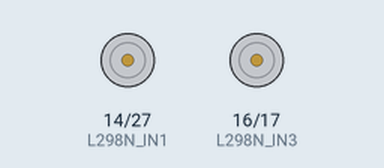
Recording of a sketch running on a simulated ESP32. Parts: motor-driver pin pairs drawn as motors (green arrow = first pin HIGH = forward, orange = second pin HIGH = backward, longer = more drive, scaled by the enable pin). What the sketch prints to the serial monitor is not drawn.

Above: at 0.1 s.
Timing chart, 0 to 2.1 s (numbered marks = the images above):
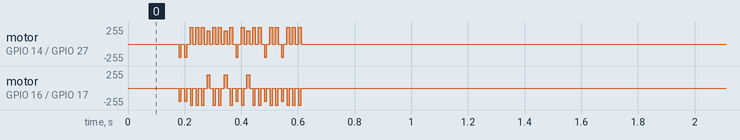

The sketch:

07CustomMap.ino
```cpp
#include <Arduino.h>
//★★★車頭初始向上
char CAR_INIT_DIRECT = 'U';

// 定義地圖大小
const int numRows = 4;
const int numCols = 6;

// 地圖表示，0表示障礙物，1表示可通行
int grid[numRows][numCols] = {
  { 1, 1, 1, 1, 1, 1 },
  { 1, 1, 1, 1, 1, 1 },
  { 1, 1, 1, 1, 1, 1 },
  { 1, 1, 1, 1, 1, 1 }
};

int startX = 0;
int startY = 0;
int endX = 0;
int endY = 0;

//儲存座標結果
String pathXY[numRows * numCols];
//int pathXYCount = 0;

//儲存地圖方向結果URDL
char pathMapDirect[numRows * numCols];
char MAP_DIRECT[4] = { 'U', 'R', 'D', 'L' };
int pathCount = 0;

//儲存車子(順時針)轉動角度
int pathCarDegree[numRows * numCols];

//儲存車子移動方向
char* pathCarMove[numRows * numCols];
char* CAR_MOVE[4] = { "F,", "R,F,", "R,R,F,", "L,F," };
//char* CAR_MOVE[4] = {"F", "RF", "RRF", "LF"};

//===========小車Start===========
//L298N腳位
#define L298N_IN1 14
#define L298N_IN2 27
#define L298N_IN3 16
#define L298N_IN4 17
#define L298N_ENA 13  //PWM
#define L298N_ENB 15  //PWM

//ESP32設定PWM Channel
const int ENA_CHL = 0;
const int ENB_CHL = 1;

//轉速(80~255)
int FSpeed = 255;//255
int BSpeed = 255;//255
int RSpeed = 200;//200
int LSpeed = 200;//200

//轉動時間(毫秒)
int FTimer = 10; //670
int BTimer = 10; //670
int RTimer = 10;//1350
int LTimer = 10;//1650
int STimer = 10;//3000

void forward() {
  digitalWrite(L298N_IN1, HIGH);
  digitalWrite(L298N_IN2, LOW);
  ledcWrite(ENA_CHL, FSpeed);

  digitalWrite(L298N_IN3, LOW);
  digitalWrite(L298N_IN4, HIGH);
  ledcWrite(ENB_CHL, FSpeed);

  delay(FTimer);
}

void backward() {
  digitalWrite(L298N_IN1, LOW);
  digitalWrite(L298N_IN2, HIGH);
  ledcWrite(ENA_CHL, BSpeed);

  digitalWrite(L298N_IN3, HIGH);
  digitalWrite(L298N_IN4, LOW);
  ledcWrite(ENB_CHL, BSpeed);

  delay(BTimer);
}

void turnRight() {
  digitalWrite(L298N_IN1, LOW);
  digitalWrite(L298N_IN2, HIGH);
  ledcWrite(ENA_CHL, LSpeed);

  digitalWrite(L298N_IN3, LOW);
  digitalWrite(L298N_IN4, HIGH);
  ledcWrite(ENB_CHL, LSpeed);

  delay(RTimer);
}

void turnLeft() {
  digitalWrite(L298N_IN1, HIGH);
  digitalWrite(L298N_IN2, LOW);
  ledcWrite(ENA_CHL, RSpeed);

  digitalWrite(L298N_IN3, HIGH);
  digitalWrite(L298N_IN4, LOW);
  ledcWrite(ENB_CHL, RSpeed);

  delay(LTimer);
}

void stopCar() {
  digitalWrite(L298N_IN1, LOW);
  digitalWrite(L298N_IN2, LOW);
  ledcWrite(ENA_CHL, FSpeed);

  digitalWrite(L298N_IN3, LOW);
  digitalWrite(L298N_IN4, LOW);
  ledcWrite(ENB_CHL, BSpeed);

  delay(STimer);
}

void goCar() {
  //1.先將移動指令轉成字串
  String stringPathCarMotor = "";
  for (int i = 0; i < pathCount; i++) {
    stringPathCarMotor += pathCarMove[i];
  }

  //2.字串轉成陣列
  //使用 strtok() 函数分割字符串
  int cacheLength = 200;  //太小會裝不下
  String pathCarMotor[cacheLength];
  char* token = strtok((char*)stringPathCarMotor.c_str(), ",");
  int tokenLen = 0;
  //字串轉成陣列
  while (token != NULL && tokenLen < cacheLength) {
    pathCarMotor[tokenLen] = token;
    token = strtok(NULL, ",");
    tokenLen++;
  }

  //3.開始移動車子
  for (int i = 0; i < tokenLen; i++) {
    if (pathCarMotor[i] == "F") {
      forward();
      stopCar();
      Serial.print("前,");
    } else if (pathCarMotor[i] == "R") {
      turnRight();
      stopCar();
      Serial.print("右轉,");
    } else if (pathCarMotor[i] == "L") {
      turnLeft();
      stopCar();
      Serial.print("左轉,");
    }
  }
}

//===========小車End===========

// 表示地圖上的節點的類別
class Node {
  public:
    int row;
    int col;
    int f;  // f = g + h，表示節點的總代價
    int g;  // 從起點到當前節點的實際代價
    int h;  // 從當前節點到目標節點的估算代價
    Node* parent;

    Node(int r, int c)
      : row(r), col(c), f(0), g(0), h(0), parent(nullptr) {}

    // 計算當前節點到目標節點的估算代價（這裡使用曼哈頓距離）
    void calculateH(int targetRow, int targetCol) {
      h = abs(targetRow - row) + abs(targetCol - col);
    }
};

// A*算法
bool aStar(int grid[numRows][numCols], int startX, int startY, int endX, int endY) {
  Node* openList[numRows * numCols];
  Node* closedList[numRows * numCols];
  int openListCount = 0;
  int closedListCount = 0;

  Node* startNode = new Node(startX, startY);
  Node* endNode = new Node(endX, endY);

  startNode->calculateH(endX, endY);
  startNode->f = startNode->g + startNode->h;

  openList[openListCount++] = startNode;

  while (openListCount > 0) {
    // 找到f值最小的節點
    int minFIndex = 0;
    for (int i = 1; i < openListCount; i++) {
      if (openList[i]->f < openList[minFIndex]->f) {
        minFIndex = i;
      }
    }

    Node* currentNode = openList[minFIndex];

    // 將當前節點移到關閉列表
    for (int i = minFIndex; i < openListCount - 1; i++) {
      openList[i] = openList[i + 1];
    }
    openListCount--;
    closedList[closedListCount++] = currentNode;

    // 如果當前節點是目標節點，找到路徑並返回
    if (currentNode->row == endX && currentNode->col == endY) {
      Node* current = currentNode;
      while (current->parent != nullptr) {
        //Serial.print("[" + String(current->row) + "," + String(current->col) + "] ");
        pathXY[pathCount] = "(" + String(current->row) + "," + String(current->col) + ")";

        int deltaX = current->col - current->parent->col;
        int deltaY = current->row - current->parent->row;

        if (deltaX == 1) {
          //Serial.print("右");
          pathMapDirect[pathCount++] = 'R';
        } else if (deltaX == -1) {
          //Serial.print("左");
          pathMapDirect[pathCount++] = 'L';
        } else if (deltaY == 1) {
          //Serial.print("下");
          pathMapDirect[pathCount++] = 'D';
        } else if (deltaY == -1) {
          //Serial.print("上");
          pathMapDirect[pathCount++] = 'U';
        }

        current = current->parent;
      }

      return true;
    }

    // 獲取當前節點的相鄰節點
    int neighbors[4][2] = { { -1, 0 }, { 1, 0 }, { 0, -1 }, { 0, 1 } };

    for (int i = 0; i < 4; i++) {
      int newRow = currentNode->row + neighbors[i][0];
      int newCol = currentNode->col + neighbors[i][1];

      // 檢查新節點是否在地圖範圍內
      if (newRow >= 0 && newRow < numRows && newCol >= 0 && newCol < numCols) {
        // 檢查新節點是否是障礙物
        if (grid[newRow][newCol] == 0) {
          continue;
        }

        Node* neighbor = new Node(newRow, newCol);
        neighbor->calculateH(endX, endY);
        neighbor->g = currentNode->g + 1;  // 假設每個步驟的代價都是1
        neighbor->f = neighbor->g + neighbor->h;
        neighbor->parent = currentNode;

        // 檢查新節點是否在關閉列表中
        bool inClosedList = false;
        for (int j = 0; j < closedListCount; j++) {
          if (closedList[j]->row == neighbor->row && closedList[j]->col == neighbor->col) {
            inClosedList = true;
            break;
          }
        }

        if (inClosedList) {
          delete neighbor;
          continue;
        }

        // 檢查新節點是否已經在開放列表中
        bool inOpenList = false;
        for (int j = 0; j < openListCount; j++) {
          if (openList[j]->row == neighbor->row && openList[j]->col == neighbor->col) {
            inOpenList = true;
            if (neighbor->g < openList[j]->g) {
              openList[j]->g = neighbor->g;
              openList[j]->f = neighbor->f;
              openList[j]->parent = neighbor->parent;
            }
            delete neighbor;
            break;
          }
        }

        if (!inOpenList) {
          openList[openListCount++] = neighbor;
        }
      }
    }
  }

  // 如果開放列表為空，表示沒有找到路徑
  return false;
}

int mapDirectToCarDegree(char firstDirect, char NextDirect) {
  int firstIndex = mapDirectToIndex(firstDirect);
  int NextIndex = mapDirectToIndex(NextDirect);
  if (NextIndex < firstIndex) {
    NextIndex += 4;
  };
  int degree = (NextIndex - firstIndex) * 90;
  return degree;
}

int mapDirectToIndex(char direct) {
  for (int i = 0; i < 4; i++) {
    if (MAP_DIRECT[i] == direct) {
      return i;
    };
  }
  return 0;
}

char* carDegreeToMove(int degree) {
  int index = degree / 90;
  return CAR_MOVE[index];
}

void reverseCharArray(char arr[], int length) {
  int start = 0;
  int end = length - 1;

  while (start < end) {
    // 交換陣列中的元素
    char temp = arr[start];
    arr[start] = arr[end];
    arr[end] = temp;

    // 移動指標以繼續反轉
    start++;
    end--;
  }
}

void reverseStringArray(String arr[], int length) {
  int start = 0;
  int end = length - 1;

  while (start < end) {
    // 交換陣列中的元素
    String temp = arr[start];
    arr[start] = arr[end];
    arr[end] = temp;

    // 移動指標以繼續反轉
    start++;
    end--;
  }
}

void setup() {
  Serial.begin(9600);

  //小車初始化START
  pinMode(L298N_IN1, OUTPUT);
  pinMode(L298N_IN2, OUTPUT);
  pinMode(L298N_IN3, OUTPUT);
  pinMode(L298N_IN4, OUTPUT);
  pinMode(L298N_ENA, OUTPUT);
  pinMode(L298N_ENB, OUTPUT);

  digitalWrite(L298N_IN1, LOW);
  digitalWrite(L298N_IN2, LOW);
  digitalWrite(L298N_IN3, LOW);
  digitalWrite(L298N_IN4, LOW);
  digitalWrite(L298N_ENA, LOW);
  digitalWrite(L298N_ENB, LOW);

  //PWM設定
  ledcSetup(ENA_CHL, 1000, 8);  //channel,frequence,resolution(8表示0~255)
  ledcAttachPin(L298N_ENA, ENA_CHL);
  ledcSetup(ENB_CHL, 1000, 8);
  ledcAttachPin(L298N_ENB, ENB_CHL);

  stopCar();
  //小車初始化END

  // 地圖表示，0表示障礙物，1表示可通行
  int tmpArray[24] = {1, 1, 0, 1, 1, 1, 1, 0, 0, 1, 0, 1, 1, 0, 1, 1, 0, 1, 1, 1, 1, 0, 0, 1};
  int tmpArrayCount = 0;
  for (int i = 0; i < numRows; i++) {
    for (int j = 0; j < numCols; j++) {
      grid[i][j] = tmpArray[tmpArrayCount++];
    }
  }

  startX = 0;
  startY = 0;
  endX = 3;  // 更新endX和endY到所需的終點位置
  endY = 5;

  if (aStar(grid, startX, startY, endX, endY)) {
    Serial.println("找到路徑!");
    //座標起點
    pathXY[pathCount] = "(" + String(startX) + "," + String(startY) + ")";
    //車頭初始方向
    pathMapDirect[pathCount] = CAR_INIT_DIRECT;
    //座標轉換成車子移動指令
    convertXyToCarMove();
    //印出結果
    printAStarResult();
    //開始移動實際車子
    goCar();
  } else {
    Serial.println("未找到路徑.");
  }
}

void convertXyToCarMove() {
  //反轉陣列(原本A*輸出結果相反)
  reverseStringArray(pathXY, pathCount + 1);
  reverseCharArray(pathMapDirect, pathCount + 1);

  //將地圖方向URDL轉成順時針角度90°,180°,270°
  for (int i = 0; i < pathCount + 1; i++) {
    pathCarDegree[i] = mapDirectToCarDegree(pathMapDirect[i], pathMapDirect[i + 1]);
  }

  //將角度轉換成車子移動F,RF,RRF,LF
  for (int i = 0; i < pathCount; i++) {
    pathCarMove[i] = carDegreeToMove(pathCarDegree[i]);
  }
}

void printAStarResult() {
  //印出地圖座標
  for (int i = 0; i < pathCount + 1; i++) {
    Serial.print(pathXY[i]);
    Serial.print(',');
  }
  Serial.println("");

  //印出地圖上下左右方向
  for (int i = 0; i < pathCount + 1; i++) {
    Serial.print(pathMapDirect[i]);
    Serial.print(',');
  }
  Serial.println("");

  //印出角度
  for (int i = 0; i < pathCount; i++) {
    Serial.print(pathCarDegree[i]);
    Serial.print(',');
  }
  Serial.println("");

  //印出車子移動指令
  for (int i = 0; i < pathCount; i++) {
    Serial.print(pathCarMove[i]);
    //Serial.print(',');
  }
  Serial.println("");
}

void loop() {
  // 程序主循環
}
```
